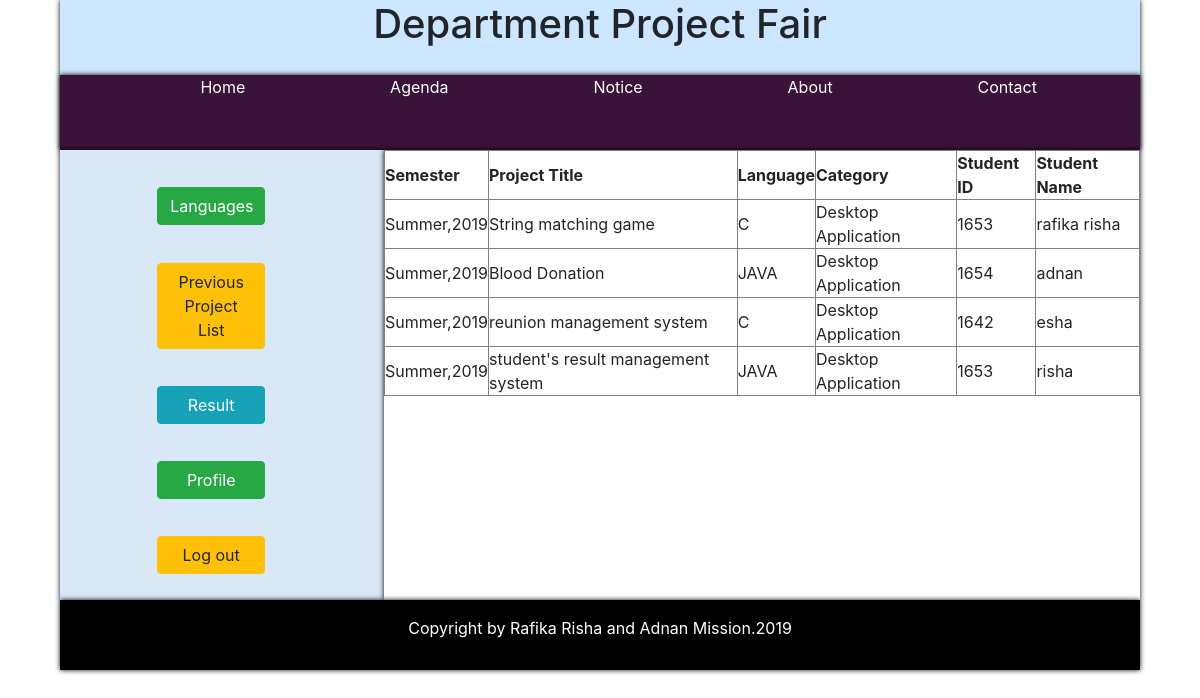
/previous_project_list.php (signed in), run on the app's committed database.
### tables this page shows
CREATE TABLE `participants` (
  `project_id` int(20) NOT NULL,
  `event_id` int(20) NOT NULL,
  `email` varchar(30) NOT NULL,
  `student_id` int(30) NOT NULL,
  `student_name` varchar(50) NOT NULL,
  `phone` int(12) NOT NULL,
  `develop_semester` varchar(15) NOT NULL,
  `course_code` varchar(15) NOT NULL,
  `category` varchar(30) NOT NULL,
  `language` varchar(20) NOT NULL,
  `project_title` varchar(100) NOT NULL,
  `short_description` varchar(500) NOT NULL,
  `collaboration_type` varchar(10) NOT NULL,
  `id_name` varchar(1000) NOT NULL,
  `add_prize` int(20) NOT NULL
);

CREATE TABLE `event` (
  `event_id` int(20) NOT NULL,
  `create_date` date NOT NULL,
  `semester` varchar(20) NOT NULL,
  `event_name` varchar(100) NOT NULL,
  `location` varchar(100) NOT NULL,
  `description` varchar(2000) NOT NULL,
  `fair_date` date NOT NULL,
  `end_date` date NOT NULL
);

### dbconfig.php (called while the page is built, shortened)
<?php
class dbconfig
{
	private $_host = 'localhost';
	private $_username = 'root';
	private $_password = '';
	private $_database = 'project_fair';
	protected $connection;
	public function __construct()
	{
		if (!isset($this->connection)) {
			$this->connection = new mysqli($this->_host, $this->_username, $this->_password, $this->_database);
		}
		return $this->connection;
	}
}
?>

### crud.php (called while the page is built, shortened)
<?php
include_once 'dbconfig.php';
class crud extends dbconfig
{
	public function getData($query)
	{
		$result = $this->connection->query($query);
		$rows = array();
		while ($row = $result->fetch_assoc()) {
			$rows[] = $row;
		}
		return $rows;
	}
}
?>

### previous_project_list.php (the view, shortened to what this page needs)
<!DOCTYPE html>
<html>
<head>
	<link rel="stylesheet" type="text/css" href="design.css">
	<link rel="stylesheet" type="text/css" href="https://stackpath.bootstrapcdn.com/bootstrap/4.3.0/css/bootstrap.min.css">
</head>
<body>
	<div id = "wrapper">
		<header>
			<div id = "headertop">
				<h1><center>Department Project Fair</center></h1>
			</div>
			<div id = "headermenu">
				<a href="home.php" id="home">Home</a>
				<a href="agenda.php" id="agenda">Agenda</a>
				<a href="notice.php" id="notice">Notice</a>
				<a href="about.php" id="about">About</a>
				<a href="contact.php" id="contact">Contact</a>
			</div>
		</header>
		<div id = "container">
			<aside>
				<a href="participant_list.php"><button class="btn btn-success col-sm-4">Languages</button></a>
				<a href="previous_project_list.php"><button class="btn btn-warning col-sm-4">Previous Project List</button></a>
				<a href="new-add.php"><button class="btn btn-info col-sm-4">Result</button></a>
				<a href="teacher_profile.php"><button class="btn btn-success col-sm-4">Profile</button></a>
				<a  href="login.php"><button class="btn btn-warning col-sm-4">Log out</button></a>
			</aside>
		<div id="content">
			<?php
			include_once("crud.php");
			$crud = new crud();
			$query = "SELECT event.semester, participant.project_title, participant.language, participant.category, participant.student_id, participant.student_name FROM event INNER JOIN participants as participant WHERE event.event_id=participant.event_id";
			$result = $crud->getData($query);
			?>
			<table border="1" >
			<th> Semester </th>
			<th> Project Title </th>
			<th> Language </th>
			<th> Category </th>
			<th> Student ID </th>
			<th> Student Name </th>
			<?php
				foreach ($result as $key => $res)
				{
					echo "<tr>";
					echo "<td>".$res['semester']."</td>";
					echo "<td>".$res['project_title']."</td>";
					echo "<td>".$res['language']."</td>";
					echo "<td>".$res['category']."</td>";
					echo "<td>".$res['student_id']."</td>";
					echo "<td>".$res['student_name']."</td>";
					echo "</tr>";
				}
				echo "</table>";
				?>
		</div>
		<div id = "footer">
			<center>
				<p>Copyright by Rafika Risha and Adnan Mission.2019</p>
			</center>
		</div>
	</div>
</body>
</html>

### design.css (style rules this page uses)
* { margin: 0px; padding: 0px }
#wrapper { margin: auto; height: auto; width: 90%; }
header { float: left; height: 150px; width: 100%; box-shadow: 0px 0px 5px black; }
#headertop { height: 75px; width: 100%; background-color: #cce6ff; }
#headermenu { height: 75px; width: 100%; background-color: #391339; box-shadow: 0px 0px 5px black; }
#headermenu a { text-decoration: none; color: white; margin-left: 13%; }
#container { float: left; height: 450px; width: 100%; }
aside { float: left; height: 450px; width: 30%; background-color: #d9e8f7; box-shadow: 0px 0px 5px black; }
aside button { margin-top: 11.5%; margin-left: 30%; }
#content { float: left; height: 450px; width: 70%; background-color: white; box-shadow: 0px 0px 5px black; }
#footer { float: left; height: 70px; width: 100%; background-color: black; box-shadow: 0px 0px 5px black; }
#footer p { color: white; margin-top: 1.5%; }

### data on the page
participants: event.semester "Summer,2019", project_title "String matching game", language "C", category "Desktop Application", student "1653", student_name "rafika risha"
participants: event.semester "Summer,2019", project_title "Blood Donation", language "JAVA", category "Desktop Application", student "1654", student_name "adnan"
participants: event.semester "Summer,2019", project_title "reunion management system", language "C", category "Desktop Application", student "1642", student_name "esha"
participants: event.semester "Summer,2019", project_title "student's result management system", language "JAVA", category "Desktop Application", student "1653", student_name "risha"
